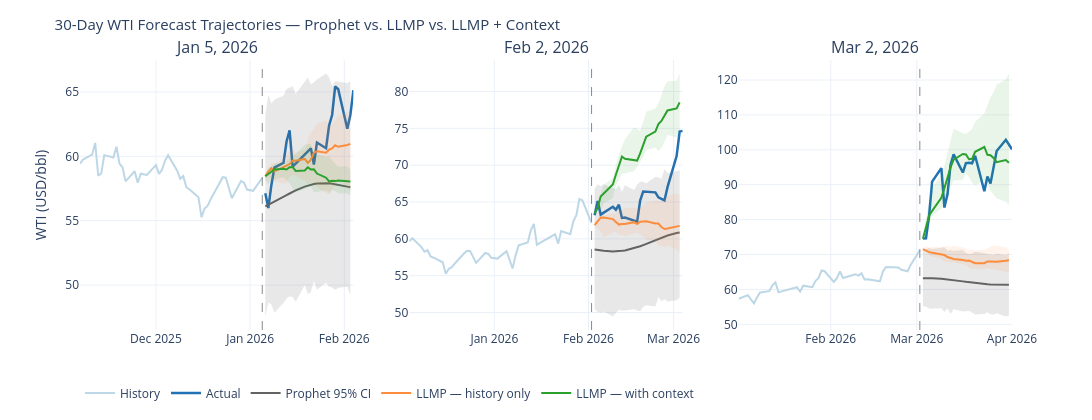

The cell this chart's notebook holds for it:
### Markdown cell above
---

## Act 5 — Trajectory: Can the Model See the Move Coming?

Each panel below shows the 30-day forecast fan from one origin date.
Three forecast traces:
- **Grey** — Prophet (statistical baseline; history only)
- **Orange** — LLMP, history only (same information as Prophet, different model family)
- **Green** — LLMP with context (public geopolitical information available on that date)

The **solid blue line** is the realized WTI price (actual outcome).
Shading shows 50% and 90% credible intervals for the LLMP forecasts.

### Code cell
def _add_fan(
    fig: go.Figure,
    dates: "pd.Series",
    lower: "pd.Series",
    upper: "pd.Series",
    median: "pd.Series",
    color: str,
    opacity_band: float,
    name: str,
    show_legend: bool,
    legendgroup: str,
    row: int,
    col: int,
) -> None:
    """Add a forecast fan (CI band + median line) to a subplot panel."""
    # CI shading (fill between lower and upper)
    fig.add_trace(
        go.Scatter(
            x=pd.concat([dates, dates[::-1]]),
            y=pd.concat([lower, upper[::-1]]),
            fill="toself",
            fillcolor=color,
            opacity=opacity_band,
            line=dict(width=0),
            mode="lines",
            showlegend=False,
        ),
        row=row, col=col,
    )
    # Median line
    fig.add_trace(
        go.Scatter(
            x=dates, y=median,
            line=dict(color=color, width=2),
            name=name if show_legend else None,
            showlegend=show_legend,
            legendgroup=legendgroup,
        ),
        row=row, col=col,
    )


def make_trajectory_figure(
    price_df: pd.DataFrame,
    prophet_traj_df: pd.DataFrame,
    llmp_df: pd.DataFrame,
    origins: list[pd.Timestamp],
) -> go.Figure:
    """Three-column subplot: one panel per origin, like-for-like trajectory fan comparison.

    All three methods (Prophet, LLMP-bare, LLMP-with-context) are shown as a
    CI-band + median line over the full 21-business-day forecast horizon, making
    the comparison visually consistent.
    """
    labels = [ORIGIN_CONTEXTS[o.strftime("%Y-%m-%d")]["label"] for o in origins]

    fig = psp.make_subplots(
        rows=1, cols=3,
        subplot_titles=labels,
        shared_yaxes=False,
        horizontal_spacing=0.06,
    )

    for col, origin in enumerate(origins, start=1):
        # ── History (60 days pre-origin) ──────────────────────────────────────
        hist_start = origin - pd.Timedelta(days=60)
        hist = price_df[price_df.index >= hist_start].loc[:origin]
        fig.add_trace(
            go.Scatter(
                x=hist.index, y=hist["price"],
                line=dict(color=CLR_HISTORY, width=2),
                name="History" if col == 1 else None,
                showlegend=(col == 1),
                legendgroup="history",
            ),
            row=1, col=col,
        )

        # ── Actuals post-origin ────────────────────────────────────────────────
        res_date, _ = resolution_price(price_df, origin)
        actuals = price_df[(price_df.index > origin) & (price_df.index <= res_date)]
        fig.add_trace(
            go.Scatter(
                x=actuals.index, y=actuals["price"],
                line=dict(color=CLR_ACTUAL, width=2.5),
                name="Actual" if col == 1 else None,
                showlegend=(col == 1),
                legendgroup="actual",
            ),
            row=1, col=col,
        )

        # ── Prophet trajectory fan ─────────────────────────────────────────────
        pt = prophet_traj_df[prophet_traj_df["origin"] == origin].sort_values("forecast_date")
        if not pt.empty:
            _add_fan(
                fig,
                dates=pt["forecast_date"],
                lower=pt["yhat_lower"],
                upper=pt["yhat_upper"],
                median=pt["yhat"],
                color=CLR_PROPHET,
                opacity_band=0.15,
                name="Prophet 95% CI",
                show_legend=(col == 1),
                legendgroup="prophet",
                row=1, col=col,
            )

        # ── LLMP fans (bare + context) ─────────────────────────────────────────
        for tag, clr, name in [
            ("bare",    CLR_LLMP_BARE, "LLMP — history only"),
            ("context", CLR_LLMP_CTX,  "LLMP — with context"),
        ]:
            sub = llmp_df[(llmp_df["origin"] == origin) & (llmp_df["context_tag"] == tag)].sort_values("forecast_date")
            if sub.empty:
                continue

            # 90% CI (outer, light)
            _add_fan(
                fig,
                dates=sub["forecast_date"],
                lower=sub["q05"],
                upper=sub["q95"],
                median=sub["median"] if "median" in sub.columns else sub["q50"],
                color=clr,
                opacity_band=0.10,
                name=name,
                show_legend=(col == 1),
                legendgroup=f"llmp_{tag}",
                row=1, col=col,
            )
            # 50% CI (inner, darker)
            if "q25" in sub.columns and "q75" in sub.columns:
                fig.add_trace(
                    go.Scatter(
                        x=pd.concat([sub["forecast_date"], sub["forecast_date"][::-1]]),
                        y=pd.concat([sub["q25"], sub["q75"][::-1]]),
                        fill="toself",
                        fillcolor=clr,
                        opacity=0.20,
                        line=dict(width=0),
                        mode="lines",
                        showlegend=False,
                    ),
                    row=1, col=col,
                )

        # ── Origin marker ──────────────────────────────────────────────────────
        fig.add_vline(
            x=origin.timestamp() * 1000,
            line=dict(color="#888", dash="dash", width=1),
            row=1, col=col,
        )

    fig.update_layout(
        title=dict(
            text="30-Day WTI Forecast Trajectories — Prophet vs. LLMP vs. LLMP + Context",
            font=dict(size=15),
        ),
        height=420,
        width=1200,
        legend=dict(orientation="h", y=-0.18),
        template="plotly_white",
        margin=dict(t=60, b=90),
    )
    fig.update_yaxes(title_text="WTI (USD/bbl)", col=1)
    return fig


make_trajectory_figure(price_df, prophet_traj_df, llmp_df, ORIGINS).show()
